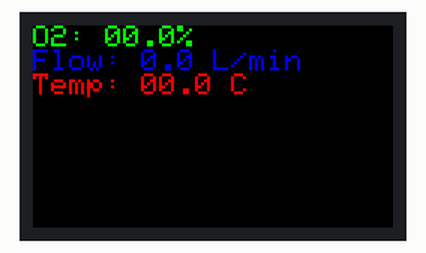
Simulated run of this sketch. Board: ESP32. On the bench: 240×135 colour display. What the sketch prints to the serial monitor is not drawn.

Above: at 0.3 s.

The sketch:

001.ino
```cpp
// Learn Applied Physics
// https://catatanfisikawan.blogspot.com/
// Modified for ESP32 TTGO board

#include <Wire.h>           // ไลบรารีสำหรับการสื่อสาร I2C (ถ้าต้องการใช้)
#include <TFT_eSPI.h>      // ไลบรารีสำหรับจอแสดงผล TFT ของ TTGO
#include <SPI.h>           // ไลบรารีสำหรับการสื่อสาร SPI

TFT_eSPI tft = TFT_eSPI(); // สร้าง object สำหรับจอแสดงผล

// กำหนดขา GPIO สำหรับ ESP32 TTGO
#define RXD2 16            // ขาสำหรับรับข้อมูล Serial2
#define TXD2 17            // ขาสำหรับส่งข้อมูล Serial2

void setup() {
  Serial.begin(115200);           // เริ่มต้น Serial Monitor ที่ความเร็ว 115200 baud
  Serial2.begin(9600, SERIAL_8N1, RXD2, TXD2); // เริ่มต้น Serial2 สำหรับรับข้อมูลจากเซ็นเซอร์

  // เริ่มต้นจอแสดงผล TFT
  tft.init();                     // เริ่มต้นจอ TFT
  tft.setRotation(1);            // หมุนจอ 90 องศา (landscape)
  tft.fillScreen(TFT_BLACK);     // เคลียร์จอด้วยสีดำ
  tft.setTextColor(TFT_WHITE);   // กำหนดสีตัวอักษรเป็นสีขาว
  tft.setTextSize(2);            // กำหนดขนาดตัวอักษร

  Serial.println("ESP32 TTGO Oxygen Sensor Started"); // แสดงข้อความเริ่มต้น
  tft.setCursor(0, 0);           // กำหนดตำแหน่งเคอร์เซอร์
  tft.println("O2 Sensor Ready"); // แสดงข้อความบนจอ
}

void loop() {
  typedef unsigned char u8;      // กำหนดชนิดข้อมูล unsigned char เป็น u8
  typedef unsigned int u16;      // กำหนดชนิดข้อมูล unsigned int เป็น u16

  static int inByte;             // ตัวแปรเก็บข้อมูลที่รับเข้ามา (static เพื่อเก็บค่าระหว่าง loop)
  static u8 temp;                // ตัวแปรเก็บค่าชั่วคราวสำหรับการตรวจสอบ checksum
  static u8 i = 0, j;            // i = ตัวนับตำแหน่งใน array, j = ตัวนับสำหรับ loop
  static u8 o2[12];              // array เก็บข้อมูล 12 bytes จากเซ็นเซอร์
  static u16 o2c = 0, o2f = 0, o2t = 0; // ตัวแปรเก็บค่าความเข้มข้น O2, อัตราการไหล, อุณหภูมิ

  // เมื่อมีข้อมูลเข้ามาทาง Serial2
  if (Serial2.available()) {
    delay(100);                  // รอให้ข้อมูลครบ 100ms

    // อ่านข้อมูลทั้งหมดที่มีอยู่ใน buffer
    while (Serial2.available() > 0) {
      inByte = Serial2.read();   // อ่านข้อมูล 1 byte

      //---ส่วนรับข้อมูล---
      // ตรวจสอบว่า header 3 bytes แรกถูกต้อง (0x16, 0x09, 0x01)
      if ((o2[0] == 0x16) && (o2[1] == 0x09) && (o2[2] == 0x01)) {
        o2[i] = inByte;          // เก็บข้อมูลใน array
        i++;                     // เพิ่มตำแหน่ง array
      }
      else {
        // ถ้า header ไม่ถูกต้อง ตรวจสอบทีละ byte
        if ((o2[0] == 0x16) && (o2[1] == 0x09)) {
          if (inByte == 0x01) {  // ถ้า byte ที่ 3 ถูกต้อง
            o2[2] = inByte;      // เก็บ byte ที่ 3
            i++;                 // เพิ่มตำแหน่ง
          }
          else {
            i = 0;               // reset ตำแหน่ง
            for (j = 0; j < 12; j++) { // เคลียร์ array
              o2[j] = 0;
            }
          }
        }
        else {
          if (o2[0] == 0x16) {   // ถ้า byte แรกถูกต้อง
            if (inByte == 0x09) { // ถ้า byte ที่ 2 ถูกต้อง
              o2[1] = inByte;    // เก็บ byte ที่ 2
              i++;               // เพิ่มตำแหน่ง
            }
            else {
              i = 0;             // reset ตำแหน่ง
              for (j = 0; j < 12; j++) { // เคลียร์ array
                o2[j] = 0;
              }
            }
          }
          else {
            if (inByte == 0x16) { // ถ้าเป็น byte แรกของ header
              o2[0] = inByte;    // เก็บ byte แรก
              i = 1;             // ตั้งตำแหน่งเป็น 1
            }
            else {
              i = 0;             // reset ตำแหน่ง
              for (j = 0; j < 12; j++) { // เคลียร์ array
                o2[j] = 0;
              }
            }
          }
        }
      }
      //---จบส่วนรับข้อมูล---

      // เมื่อรับข้อมูลครบ 12 bytes
      if (i == 12) {
        temp = 0;                // เคลียร์ตัวแปร temp

        // คำนวณ checksum (รวมทุก byte ต้องเท่ากับ 0)
        for (j = 0; j < 12; j++) {
          temp += o2[j];         // รวมค่าทุก byte
        }

        if (temp == 0) {         // ถ้า checksum ถูกต้อง
          // แปลงข้อมูล 2 bytes เป็นค่าจริง
          o2c = o2[3] * 256 + o2[4]; // ความเข้มข้นออกซิเจน (bytes 3-4)
          o2f = o2[5] * 256 + o2[6]; // อัตราการไหล (bytes 5-6)
          o2t = o2[7] * 256 + o2[8]; // อุณหภูมิ (bytes 7-8)
        }

        i = 0;                   // reset ตำแหน่ง array
        for (j = 0; j < 12; j++) { // เคลียร์ array เตรียมรับข้อมูลชุดใหม่
          o2[j] = 0;
        }
      }
    }
  }

  // แสดงผลข้อมูลออกซิเจน
  Serial.print("O2 : ");        // แสดงหัวข้อ
  Serial.print(o2c/100);         // หลักร้อย
  Serial.print((o2c/10)%10);     // หลักสิบ
  Serial.print(".");             // จุดทศนิยม
  Serial.print(o2c%10);          // หลักหน่วย
  Serial.println("%");           // เครื่องหมาย % และขึ้นบรรทัดใหม่

  // แสดงผลอัตราการไหล
  Serial.print("Flow : ");       // แสดงหัวข้อ
  Serial.print((o2f/10)%10);     // หลักหน่วย
  Serial.print(".");             // จุดทศนิยม
  Serial.print(o2f%10);          // หลักทศนิยม
  Serial.println("L/min");       // หน่วย และขึ้นบรรทัดใหม่

  // แสดงผลอุณหภูมิ
  Serial.print("Temp : ");       // แสดงหัวข้อ
  Serial.print(o2t/100);         // หลักร้อย
  Serial.print((o2t/10)%10);     // หลักสิบ
  Serial.print(".");             // จุดทศนิยม
  Serial.print(o2t%10);          // หลักหน่วย
  Serial.println(" Celsius");    // หน่วย และขึ้นบรรทัดใหม่

  // แสดงผลบนจอ TFT
  tft.fillScreen(TFT_BLACK);     // เคลียร์จอ
  tft.setCursor(0, 0);           // ย้ายเคอร์เซอร์ไปตำแหน่งเริ่มต้น

  // แสดงค่าออกซิเจน
  tft.setTextColor(TFT_GREEN);   // สีเขียวสำหรับ O2
  tft.print("O2: ");
  tft.print(o2c/100);
  tft.print((o2c/10)%10);
  tft.print(".");
  tft.print(o2c%10);
  tft.println("%");

  // แสดงอัตราการไหล
  tft.setTextColor(TFT_BLUE);    // สีน้ำเงินสำหรับ Flow
  tft.print("Flow: ");
  tft.print((o2f/10)%10);
  tft.print(".");
  tft.print(o2f%10);
  tft.println(" L/min");

  // แสดงอุณหภูมิ
  tft.setTextColor(TFT_RED);     // สีแดงสำหรับ Temperature
  tft.print("Temp: ");
  tft.print(o2t/100);
  tft.print((o2t/10)%10);
  tft.print(".");
  tft.print(o2t%10);
  tft.println(" C");

  delay(2000);                   // หน่วงเวลา 2 วินาที ก่อนวนซ้ำ
}
```
